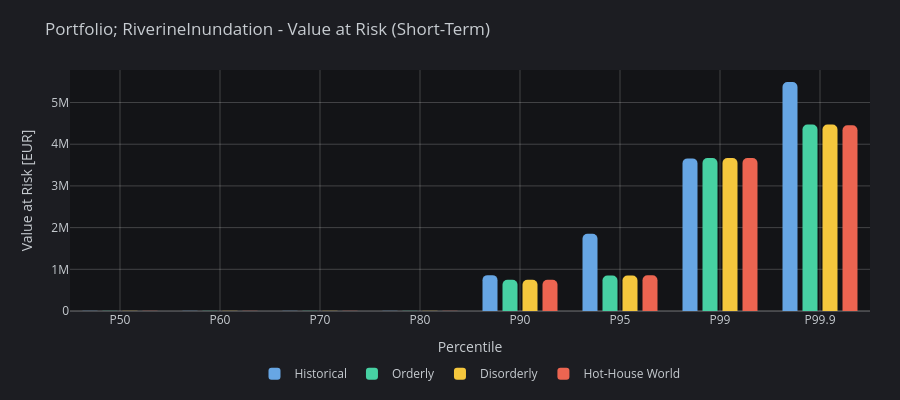

Notebook source saved alongside this figure:
### Markdown cell above
The portfolio VaR plot summarizes severe-but-plausible total losses at the portfolio level for the selected term and scenario set. This is useful for comparing portfolio-wide downside risk across climate pathways.

### Code cell
plot_var(portfolio_metrics, name=f"Portfolio; {hazard}", selected_term="short", dark=True)

### Figure 1 — Plotly figure (JSON) as saved in the notebook; plotly's stock layout.template omitted (floating-point values rounded to 4 significant figures)
{"data": [{"hovertemplate": "Historical: %{y:,.0f} EUR<extra></extra>", "marker": {"color": "hsl(210, 70%, 65%)", "cornerradius": 5, "line": {"width": 0}}, "name": "Historical", "type": "bar", "width": 0.15, "x": ["P50", "P60", "P70", "P80", "P90", "P95", "P99", "P99.9"], "y": [3669.0, 3669.0, 3669.0, 3669.0, 859900.0, 1850000.0, 3660000.0, 5491000.0]}, {"hovertemplate": "Orderly: %{y:,.0f} EUR<extra></extra>", "marker": {"color": "hsl(160, 60%, 55%)", "cornerradius": 5, "line": {"width": 0}}, "name": "Orderly", "type": "bar", "width": 0.15, "x": ["P50", "P60", "P70", "P80", "P90", "P95", "P99", "P99.9"], "y": [3669.0, 3669.0, 3669.0, 3669.0, 746700.0, 853300.0, 3667000.0, 4473000.0]}, {"hovertemplate": "Disorderly: %{y:,.0f} EUR<extra></extra>", "marker": {"color": "hsl(45, 90%, 60%)", "cornerradius": 5, "line": {"width": 0}}, "name": "Disorderly", "type": "bar", "width": 0.15, "x": ["P50", "P60", "P70", "P80", "P90", "P95", "P99", "P99.9"], "y": [3669.0, 3669.0, 3669.0, 3669.0, 746700.0, 853300.0, 3667000.0, 4473000.0]}, {"hovertemplate": "Hot-House World: %{y:,.0f} EUR<extra></extra>", "marker": {"color": "hsl(8, 80%, 62%)", "cornerradius": 5, "line": {"width": 0}}, "name": "Hot-House World", "type": "bar", "width": 0.15, "x": ["P50", "P60", "P70", "P80", "P90", "P95", "P99", "P99.9"], "y": [3669.0, 3669.0, 3669.0, 3669.0, 750600.0, 855300.0, 3668000.0, 4453000.0]}], "layout": {"height": 400, "hovermode": "x unified", "legend": {"font": {"color": "hsl(210, 10%, 80%)"}, "orientation": "h", "x": 0.5, "xanchor": "center", "y": -0.2, "yanchor": "top"}, "margin": {"b": 60, "l": 70, "r": 30, "t": 70}, "paper_bgcolor": "#1C1D22", "plot_bgcolor": "#131417", "title": {"font": {"color": "hsl(210, 10%, 80%)"}, "text": "Portfolio; RiverineInundation - Value at Risk (Short-Term)"}, "xaxis": {"gridcolor": "rgba(255, 255, 255, 0.2)", "showgrid": true, "tickfont": {"color": "hsl(210, 10%, 80%)"}, "tickformat": ".1%", "title": {"font": {"color": "hsl(210, 10%, 80%)"}, "text": "Percentile"}, "zerolinecolor": "rgba(255, 255, 255, 0.2)"}, "yaxis": {"gridcolor": "rgba(255, 255, 255, 0.2)", "rangemode": "nonnegative", "showgrid": true, "tickfont": {"color": "hsl(210, 10%, 80%)"}, "title": {"font": {"color": "hsl(210, 10%, 80%)"}, "text": "Value at Risk [EUR]"}, "zerolinecolor": "rgba(255, 255, 255, 0.2)"}}}
